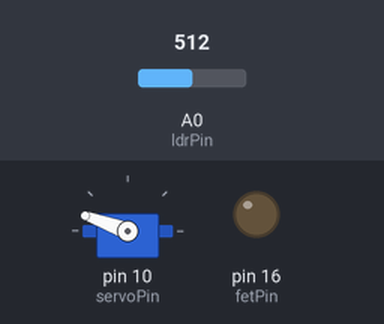
This sketch was run on a simulated Arduino Uno, built with avr-gcc and run on an emulated ATmega328P. Parts: servo, output pins drawn as LEDs (lit = HIGH). The inputs (shaded band) are chosen by the test bench; at power-on: A0 (ldrPin) = 512. Pins used as bus, display or sensor lines are not drawn.

Above: at 1.2 s.
1.3 s: A0 (ldrPin) set to 466
3.4 s: A0 (ldrPin) set to 445
At 4.37 s:
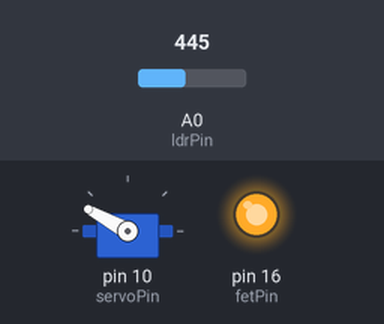
6.0 s: A0 (ldrPin) set to 306
At 7.0 s:
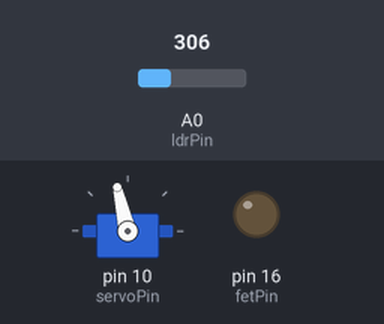
8.2 s: A0 (ldrPin) set to 284
At 8.88 s:
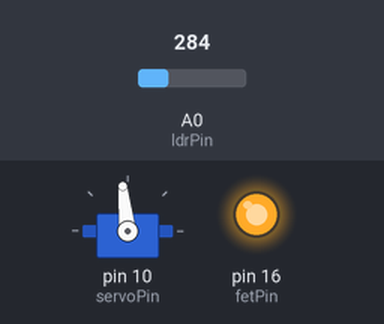
10.5 s: A0 (ldrPin) set to 122
At 11.7 s:
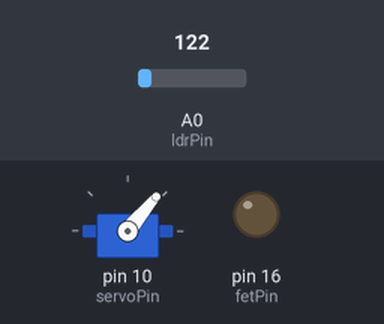
12.7 s: A0 (ldrPin) set to 511
At 14.1 s:
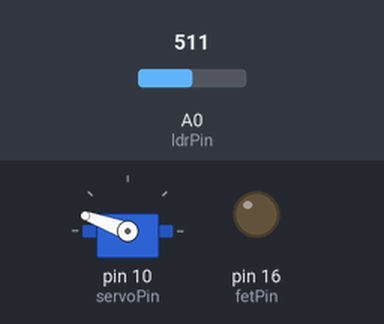
Timing chart, 0 to 15.7 s (numbered marks = the images above; inputs shaded):
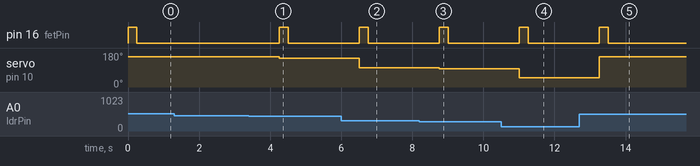

Measured:
- the behaviour switches between 459 and 458 on A0 (ldrPin) (found by bisection; images 0 and 1)
- the behaviour switches between 293 and 292 on A0 (ldrPin) (found by bisection; images 2 and 3)
- after the input at 1.3 s, every drawn part: stays the same
- after the input at 3.4 s, pin 16 (fetPin): LOW → HIGH after 0.85 s, → LOW 0.25 s later; servo on pin 10 (servoPin): 160° → 151° after 0.85 s
- after the input at 6.0 s, pin 16 (fetPin): LOW → HIGH after 0.51 s, → LOW 0.25 s later; servo on pin 10 (servoPin): 151° → 103° after 0.51 s
- after the input at 8.2 s, pin 16 (fetPin): LOW → HIGH after 0.56 s, → LOW 0.25 s later; servo on pin 10 (servoPin): 103° → 96° after 0.56 s
- after the input at 10.5 s, pin 16 (fetPin): LOW → HIGH after 0.51 s, → LOW 0.25 s later; servo on pin 10 (servoPin): 96° → 50° after 0.51 s
- after the input at 12.7 s, pin 16 (fetPin): LOW → HIGH after 0.56 s, → LOW 0.25 s later; servo on pin 10 (servoPin): 50° → 160° after 0.56 s

The sketch:

smilemaskinen.ino
```cpp
#define ldrPin A0
#define fetPin 16
#define servoPin 10
#define ldrPower 15
#define loMapFrom 150
#define hiMapFrom 470
#define loMapTo 50
#define hiMapTo 160
#define moveThreshold 5
#define servoDelay 250
#define avgCounter 10

#include <LowPower.h>
#include <Servo.h>

Servo myservo;


unsigned long lightVal;    // variable to read the value from the analog pin
int oldVal = 200;

void setup() {
    //Serial.begin(9600);
    pinMode(ldrPin, INPUT);
    pinMode(fetPin, OUTPUT);
    myservo.attach(servoPin);
    pinMode(ldrPower, OUTPUT);
}

void loop() {
    // turns on the power to the ldr so we can sense the light-levels
    digitalWrite(ldrPower, HIGH);
    // reads the value from the ldr avgCounter-times and calculates the average
    lightVal = 0;
    for(int i = 0; i < avgCounter; i++){
        lightVal += (unsigned long) analogRead(ldrPin);
    }
    // turns off the power to the ldr since we are done sensing light-levels.
    digitalWrite(ldrPower, LOW);

    lightVal = lightVal / (unsigned long) avgCounter;

    //Serial.println(lightVal);

    // constrains the light value to be inside the range we're mapping from
    lightVal = constrain(lightVal, loMapFrom, hiMapFrom);
    // scales the value from the ldr to a value for the servo
    int servoVal = map(lightVal, loMapFrom, hiMapFrom, loMapTo, hiMapTo);

    //Serial.println(servoVal);

    if(abs(oldVal - servoVal) >= moveThreshold){
        // turning on the power to the servo by turning on the transistor
        digitalWrite(fetPin, HIGH);

        // sets the servo position according to the scaled value
        myservo.write(servoVal);


        // waits for the servo to get there
        delay(servoDelay);
        // turns off the power to the servo by turning the transistor off
        digitalWrite(fetPin, LOW);

        // saves the new servo value
        oldVal = servoVal;
    }

    LowPower.powerDown(SLEEP_2S, ADC_OFF, BOD_OFF);
}
```
